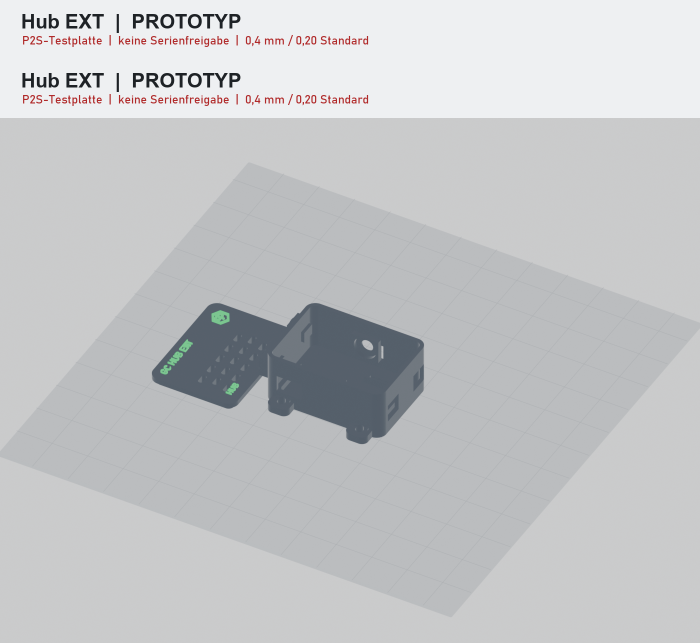
#> input picture hardware/enclosures/prototype_v5/previews/GrowCentral_Hub_EXT_P2S_V5_PROTOTYP_plate.png, 1400 x 1286 px, given in place of GrowCentral_Pi4_P2S_V5_PROTOTYP_plate.png, which was not available (shown at 1/2 size)
$ python make_overview_V5_PROTOTYP.py
#> lines starting #> are read from the running program, lines starting #| are printed output that depends on the picture
from pathlib import Path
from PIL import Image,ImageDraw,ImageFont
P=Path(r'C:\Users\dezen\Desktop\135er-Grow-Central\hardware\enclosures\prototype_v5\previews')
plate_cases=['Pi4','Node_FPC','Node_EXT','Hub_FPC','Hub_EXT']
bold=ImageFont.truetype(r'C:\Windows\Fonts\arialbd.ttf',40); normal=ImageFont.truetype(r'C:\Windows\Fonts\bahnschrift.ttf',24)
for c in plate_cases:
 path=P/f'GrowCentral_{c}_P2S_V5_PROTOTYP_plate.png'; src=Image.open(path).convert('RGB')
#> further down, src is the input picture: PIL image 1400x1286 RGB; mean R, G, B 196.1, 197.4, 199.2
 top=118; canvas=Image.new('RGB',(src.width,src.height+top),(238,240,242)); canvas.paste(src,(0,top)); dr=ImageDraw.Draw(canvas)
#> after `canvas.paste(src, (0, top))`:
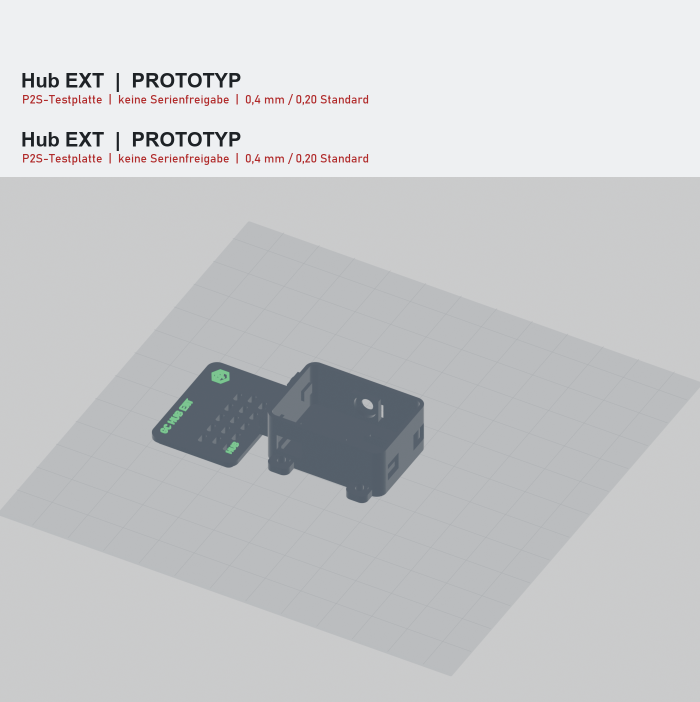
#> canvas: PIL image 1400x1404 RGB (shown at 1/2 size); mean R, G, B 199.6, 201, 202.8
 dr.text((42,20),f'{c.replace("_"," ")}  |  PROTOTYP',font=bold,fill=(30,34,38)); dr.text((44,69),'P2S-Testplatte  |  keine Serienfreigabe  |  0,4 mm / 0,20 Standard',font=normal,fill=(176,42,42)); canvas.save(path)
#> after `dr.text((42, 20), f"{c.replace('_', ' ')}  |  PROTOTYP", font=bold, fi`:
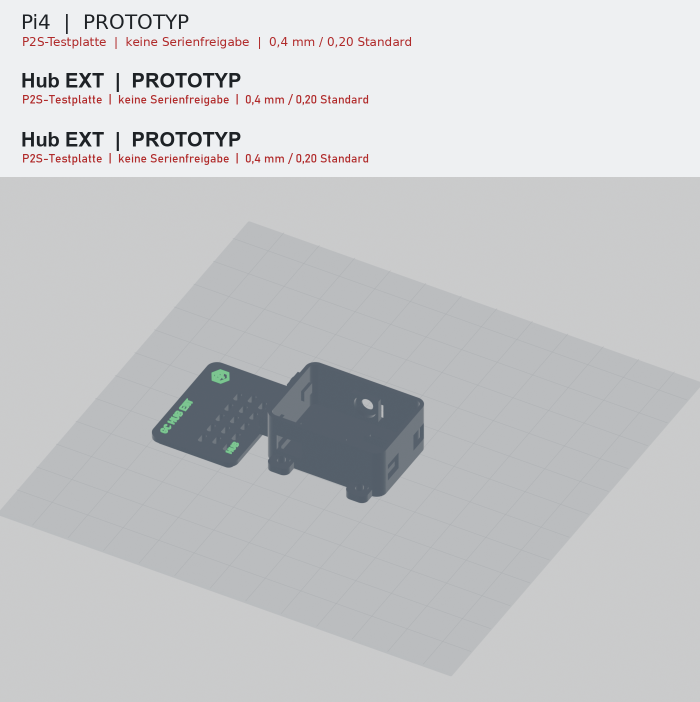
#> saved as GrowCentral_Pi4_P2S_V5_PROTOTYP_plate.png: PIL image 1400x1404 RGB (shown at 1/2 size); mean R, G, B 199.2, 200.3, 202.2
#> pass 2 of the loop `for c in plate_cases:`:
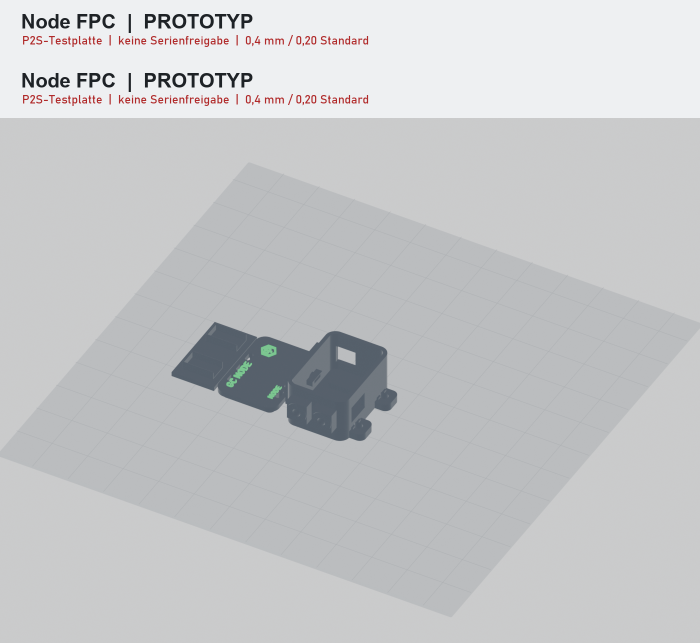
#> input picture hardware/enclosures/prototype_v5/previews/GrowCentral_Node_FPC_P2S_V5_PROTOTYP_plate.png, 1400 x 1286 px, found by its file name (shown at 1/2 size)
#> src is the input picture: PIL image 1400x1286 RGB; mean R, G, B 197.8, 199, 200.7
#> pass 3 of the loop `for c in plate_cases:`:
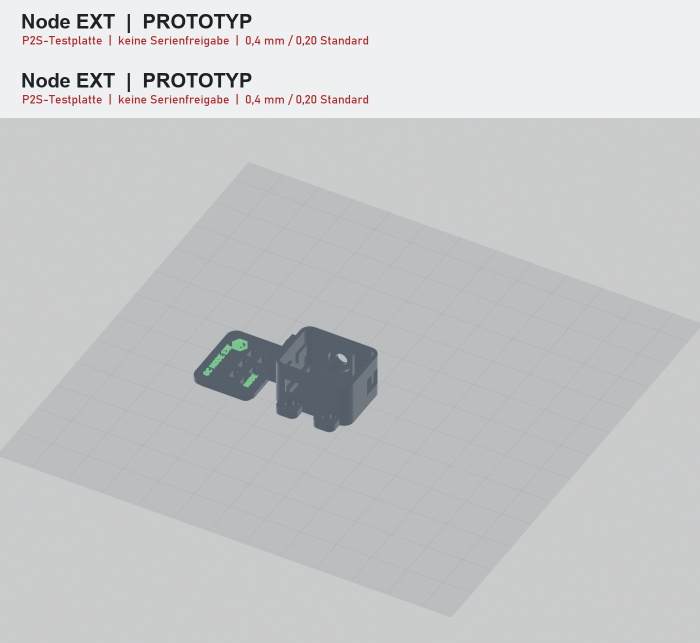
#> input picture hardware/enclosures/prototype_v5/previews/GrowCentral_Node_EXT_P2S_V5_PROTOTYP_plate.png, 1400 x 1286 px, found by its file name (shown at 1/2 size)
#> src is the input picture: PIL image 1400x1286 RGB; mean R, G, B 198.5, 199.6, 201.3
#> the loop made 5 passes; the first 3 are shown
entries=[]
#> entries = []
for c in plate_cases: entries.append((P/f'GrowCentral_{c}_P2S_V5_PROTOTYP_plate.png',c.replace('_',' ')+' Platte'))
#> after the loop, entries = 5 items
for c in ['Node_FPC','Node_EXT','Hub_FPC','Hub_EXT']: entries.append((P/f'GrowCentral_{c}_V5_PROTOTYP_Montage_MountingZones.png',c.replace('_',' ')+' Montage'))
#> after the loop, entries = 9 items
thumb_w,thumb_h=620,475; gap=22; top=135; cols=2; rows=(len(entries)+1)//2
#> after `rows = (len(entries) + 1) // 2`: rows = 5
canvas=Image.new('RGB',(cols*thumb_w+(cols+1)*gap,top+rows*(thumb_h+62+gap)+gap),(235,237,239)); dr=ImageDraw.Draw(canvas)
fhead=ImageFont.truetype(r'C:\Windows\Fonts\arialbd.ttf',46); fsub=ImageFont.truetype(r'C:\Windows\Fonts\bahnschrift.ttf',25); flab=ImageFont.truetype(r'C:\Windows\Fonts\arialbd.ttf',27)
dr.text((30,20),'GROW-CENTRAL V5 - PROTOTYP',font=fhead,fill=(25,29,33)); dr.text((30,78),'Pi4 / Node / Hub | FPC + EXT | getrennte Montagezonen | Fertigungsverfahren offen',font=fsub,fill=(70,76,82))
for i,(path,label) in enumerate(entries):
 im=Image.open(path).convert('RGB'); im.thumbnail((thumb_w,thumb_h)); x=gap+(i%2)*(thumb_w+gap); y=top+(i//2)*(thumb_h+62+gap); px=x+(thumb_w-im.width)//2; canvas.paste(im,(px,y)); dr.text((x,y+thumb_h+10),label,font=flab,fill=(35,39,43))
#> after `im.thumbnail((thumb_w, thumb_h))`:
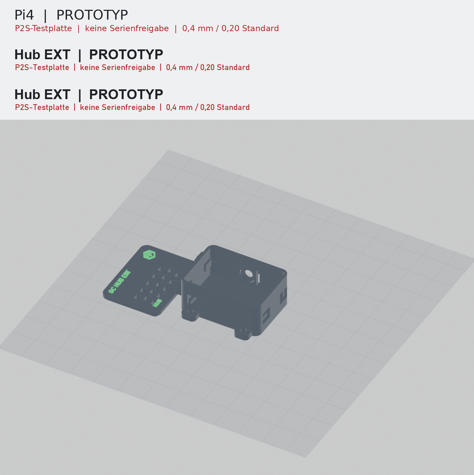
#> im: PIL image 474x475 RGB; mean R, G, B 199.2, 200.4, 202.2
#> after `x = gap + i % 2 * (thumb_w + gap)`: x = 22
#> after `y = top + i // 2 * (thumb_h + 62 + gap)`: y = 135
#> after `px = x + (thumb_w - im.width) // 2`: px = 95
#> after `canvas.paste(im, (px, y))`:
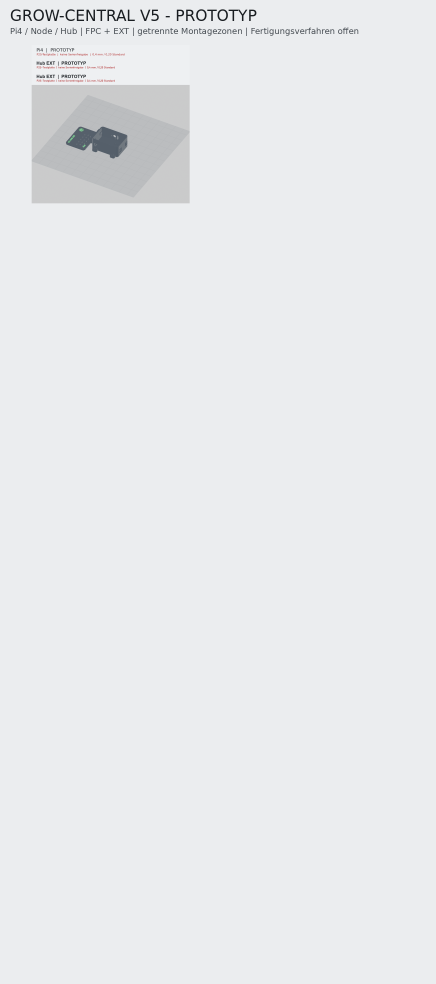
#> canvas: PIL image 1306x2952 RGB (shown at 1/3 size); mean R, G, B 232.3, 234.2, 236.2
#> pass 2 of the loop `for i,(path,label) in enumerate(entries):`:
#> `im.thumbnail((thumb_w, thumb_h))`:
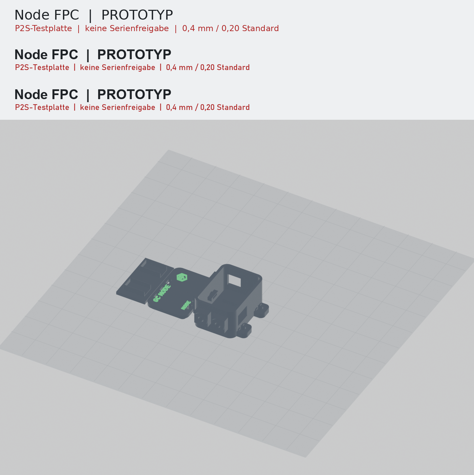
#> im: PIL image 474x475 RGB; mean R, G, B 200.7, 201.8, 203.4
#> x = 664
#> px = 737
#> `canvas.paste(im, (px, y))`:
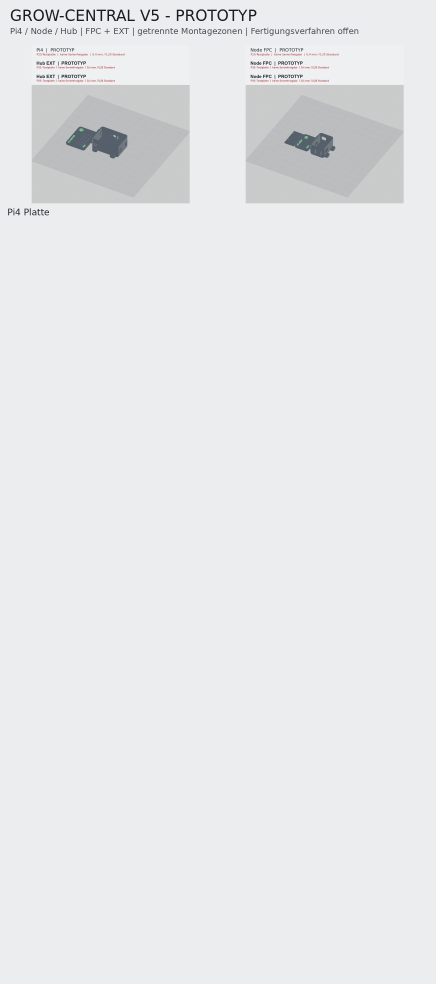
#> canvas: PIL image 1306x2952 RGB (shown at 1/3 size); mean R, G, B 230.2, 232.2, 234.1
#> pass 3 of the loop `for i,(path,label) in enumerate(entries):`:
#> `im.thumbnail((thumb_w, thumb_h))`:
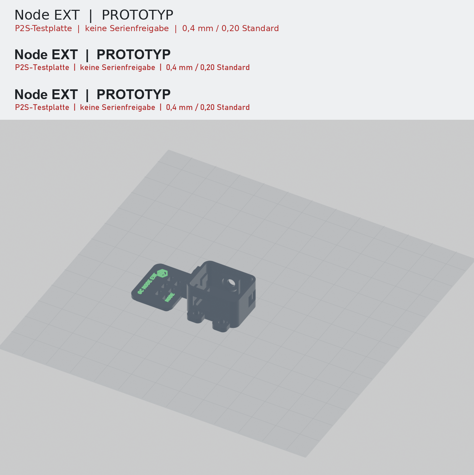
#> im: PIL image 474x475 RGB; mean R, G, B 201.4, 202.4, 203.9
#> x = 22
#> y = 694
#> px = 95
#> `canvas.paste(im, (px, y))`:
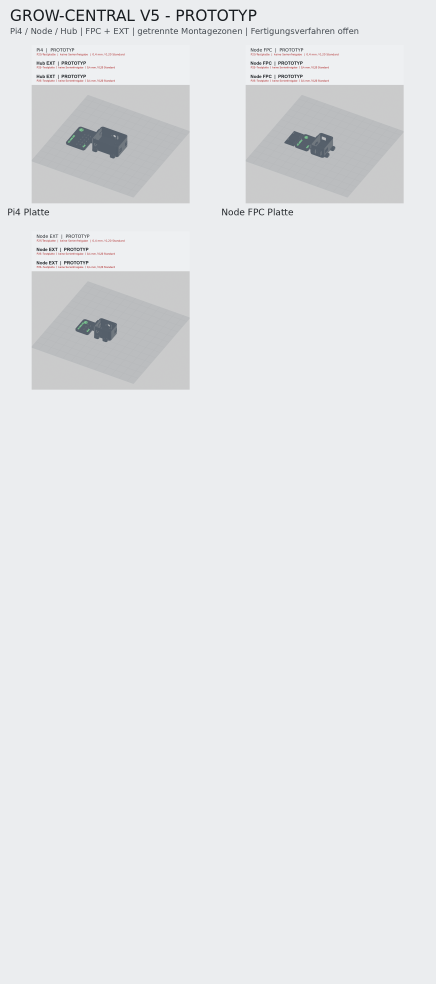
#> canvas: PIL image 1306x2952 RGB (shown at 1/3 size); mean R, G, B 228.2, 230.1, 232
#> (the run stopped early here; a loop or call above may not have finished)
